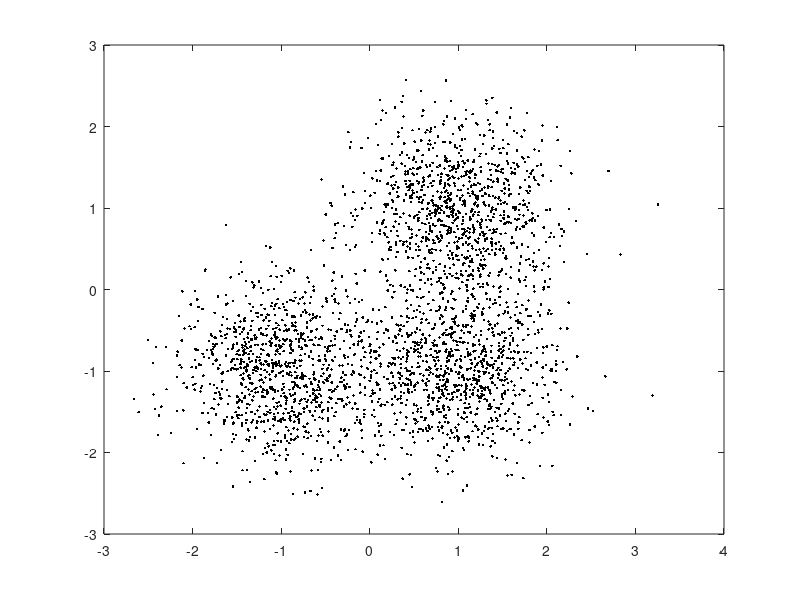
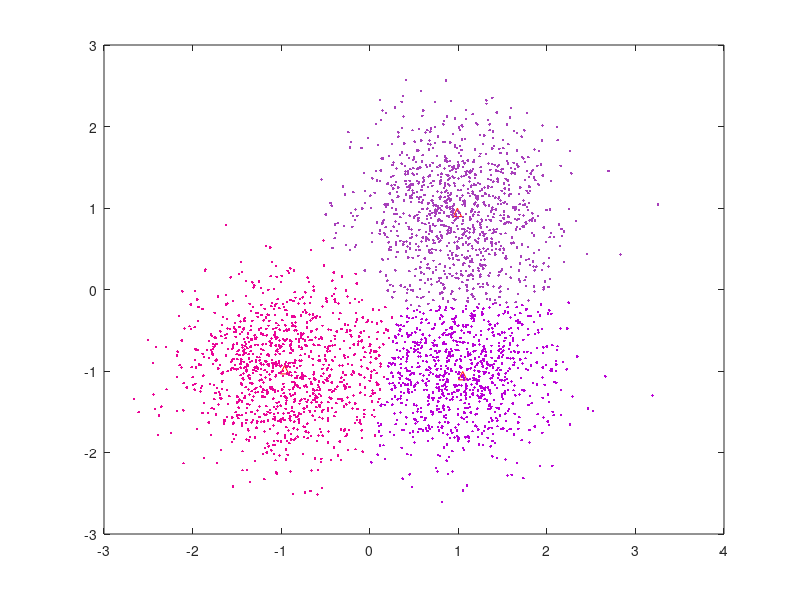

These figures' MATLAB source, in order:
%%
clc, clear;

%%
%input test data
d = 2;
cat = 3;
pnts_per_cat = 1000;
X(1:1000,:) = 0.55*randn(pnts_per_cat, d) + repmat([1,1], [1000,1]);
X(1001:2000,:) = 0.55*randn(pnts_per_cat, d) + repmat([-1,-1], [1000,1]);
X(2001:3000,:) = 0.55*randn(pnts_per_cat, d) + repmat([1,-1], [1000,1]);
figure;
plot(X(:, 1), X(:, 2), 'k.');

% thr = 5.0e-3;
thr = 0.5;

%%
% prepare Yale B data
% folder = './select2/';
% file_output = dir([folder, '*.pgm']);
% 
% for i = 1:size(file_output)
%     
%     img = im2double(imread([folder, file_output(i).name]));
%     %fprintf([file_output(i).name, '\n']);
%     [img_x,img_y] = gradient(img);
%     img_x = reshape(img, [1, size(img_x,1)*size(img_x,2)]);
%     img_y = reshape(img, [1, size(img_y,1)*size(img_y,2)]);
%     grad = [img_x, img_y];
%     X(i,:) = grad;
% end


cntr_cnt = 3;
% sel = [1,65,129];
%sel = [1,4,7];
for i=1:cntr_cnt
    cnters(i, :) = X(ceil(size(X,1)*rand()), :);
%     cnters(i, :) = X(sel(i), :);
end

pnts_blgs_cat = zeros(size(X,1), 1);

ctn_flag = true;

figure;
iter = 0;
while(ctn_flag)
    
    % save pnts belong to which center
    pnts_blgs_cat = zeros(size(X,1), 1);
    
    for i=1:size(X,1)
        
        cur_pnt = X(i, :);
        dis = sum((repmat(cur_pnt,[cntr_cnt, 1]) - cnters).^2, 2);
        [~,idx] = min(dis);
        pnts_blgs_cat(i, 1) = idx;
        
    end
    
    % update center pnts
    last_cnters = cnters;% save last centers 
    for i=1:cntr_cnt
        cnters(i, :) = sum(X(pnts_blgs_cat==i, :),1)/sum(pnts_blgs_cat==i);
        sum(pnts_blgs_cat==i)
    end
    
    % show updated category
    hold off; % clear the content on the figure
    for i=1:cntr_cnt
        plot(cnters(i, 1), cnters(i, 2), 'r^');
        hold on ;
        plot(X(pnts_blgs_cat==i, 1), X(pnts_blgs_cat==i, 2), '.', 'Color', [rand(), rand(), rand()]);
    end    
    
    % test if continue
    dist_last_cur = sum(sum((last_cnters-cnters).^2, 2));
    if(dist_last_cur<thr)
        ctn_flag = false;
    end    
    
    iter = iter +1;
    fprintf('iteration %d\n',iter);

end


%% 
% print the result
% pnts_blgs_cat
